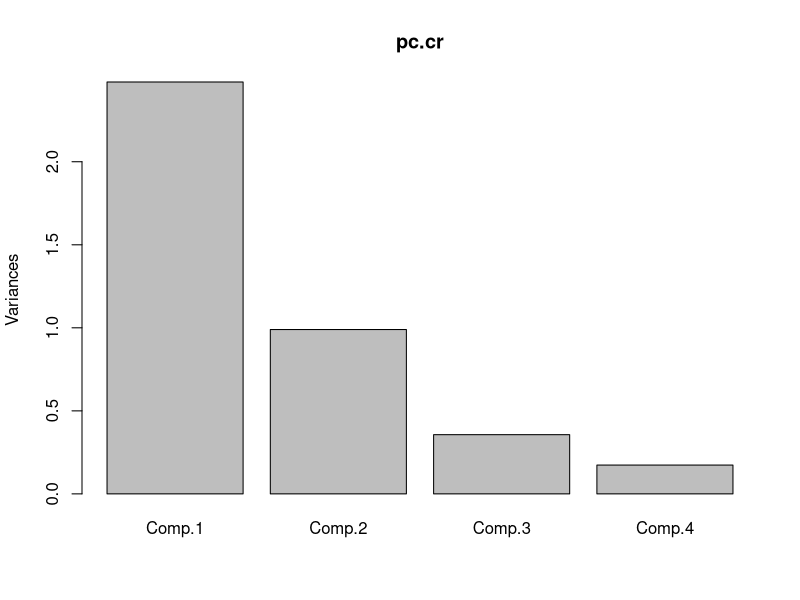
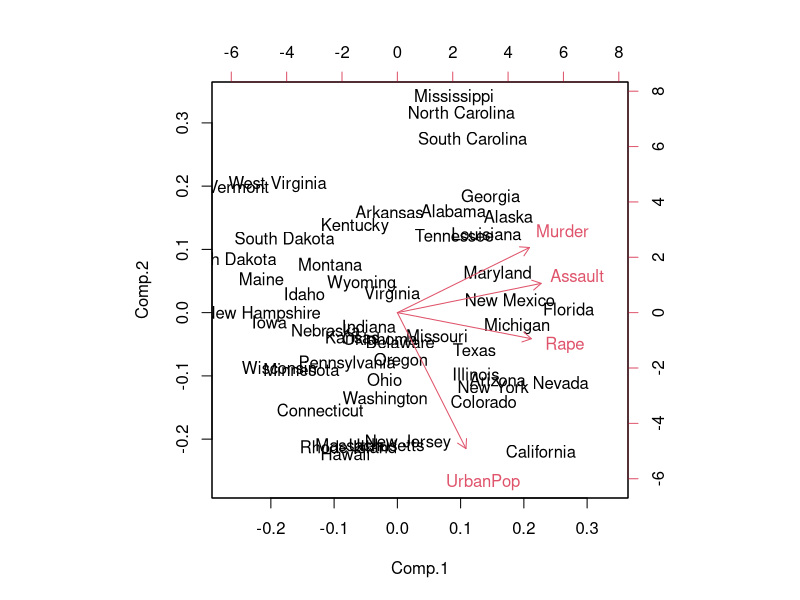

Here is the R script that generated these plots, in order: (Note: this script raises an error after producing the figures.)
##############################################################################
#example for princomp()
##############################################################################

require(graphics)

## The variances of the variables in the
## USArrests data vary by orders of magnitude, so scaling is appropriate
(pc.cr <- princomp(USArrests))  # inappropriate
princomp(USArrests, cor = TRUE) # =^= prcomp(USArrests, scale=TRUE)
## Similar, but different:
## The standard deviations differ by a factor of sqrt(49/50)

summary(pc.cr <- princomp(USArrests, cor = TRUE))
loadings(pc.cr)  ## note that blank entries are small but not zero
plot(pc.cr) # shows a screeplot.
biplot(pc.cr)

## Formula interface
princomp(~ ., data = USArrests, cor = TRUE)
# NA-handling
USArrests[1, 2] <- NA
pc.cr <- princomp(~ Murder + Assault + UrbanPop,
                  data = USArrests, na.action=na.exclude, cor = TRUE)
pc.cr$scores


princomp(USArrests, cor = TRUE) > 1


##############################################################################
#my tests
##############################################################################

A<- matrix(rnorm(16),4,4)
A
A_mean<- apply(A, FUN=mean, MARGIN=2)
A_mean
center=function(vec)
{
	return(vec-mean(vec))
}

apply(A, FUN=center, MARGIN=2)


B<- matrix(seq(1,9,1),3,3)
C<- matrix(seq(12,4,-1),3,3)
B;C
intersect(B,C)

D<- matrix(rnorm(n=10*10, 9),10,10)
res1<- prcomp(D, retx=TRUE, center=TRUE, scale=TRUE)

plot(res1$rotation[,1], res1$rotation[,2])


(x <- c(sort(sample(1:20, 9)),NA))
(y <- c(sort(sample(3:23, 7)),NA))

storage.mode(x)<- "character"
storage.mode(y)<- "character"
union(x, y)
intersect(x, y)
setdiff(x, y)
setdiff(y, x)
setequal(x, y)

D<- seq(7,16,1)
E<- seq(13,18,1)
D[which(D%in%E)]
E[which(E%in%D)]
intersect(D,E)

?intersect

#####################################
#apply and 2 vectors two iterize
#####################################
F<- matrix(seq(1,9,1),3,3)
sdF<- c(.2,2,-4)

Test = function(axe, et)
{
	ind<- which(axe > 2*abs(et))
	return(ind)
}
Test(F[,1], sdF[1]) #== which(F[,1] > 0.4)
Test(F[,2], sdF[2]) #== which(F[,2] > 4)
Test(F[,3], sdF[3]) #== which(F[,3] > 8)

#fct Test should be applied on each column of F with "et" = the 
#corresponding value of sdA
apply(F, FUN=Test, MARGIN=2:3, et=sdF)


####################################
#scale on matrix
####################################
g1<- rnorm(3, m=6, sd=1)
g2<- rnorm(3, m=60, sd=10)
g3<- rnorm(3, m=600, sd=50)

G<- matrix(c(g1,g2,g3), 3, 3)
G

scale(G)
#scale(G) is the same as:
apply(G, FUN=scale, MARGIN=2)


####################################
#matrix multiplication
####################################

A<- matrix(rnorm(12),4,3)
A

B<- matrix(seq(1,9,1),3,3)

A%*%B


####################################
#vectors of different length in one object
####################################

b<- c(1:9)
a<- c(1:2)
list(a,b)


####################################
#sort a matrix by column
####################################

b<- c(1:9)
r<- rnorm(9, m=0)
cbind(b,r)

o <- order(r,b)
cbind(b,r)[o, ]

####################################
#pie chart
####################################
require(grDevices)
pie(rep(1, 24), col = rainbow(24), radius = 0.9, border=NA)

n <- 200
pie(rep(1,n), labels="", col=rainbow(n), border=NA,
    main = "pie(*, labels=\"\", col=rainbow(n), border=NA,..")



